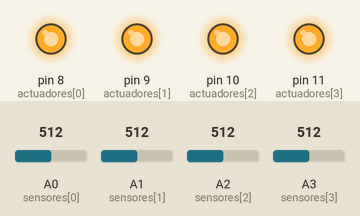
A sketch run on a simulated Arduino Uno, built with avr-gcc and run on an emulated ATmega328P. On the bench: output pins drawn as LEDs (lit = HIGH). The test bench sets the inputs (shaded band); at power-on: A0 (sensores[0]) = 512, A1 (sensores[1]) = 512, A2 (sensores[2]) = 512, A3 (sensores[3]) = 512. What the sketch prints to the serial monitor is not drawn.

Above: at 1.2 s.
1.3 s: A0 (sensores[0]) set to 495
At 2.0 s:
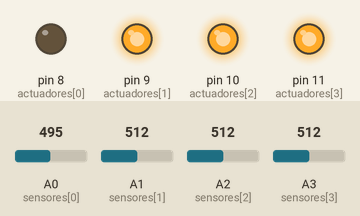
2.8 s: A1 (sensores[1]) set to 501
At 3.1 s:
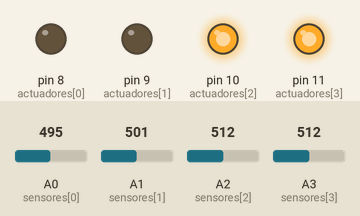
4.3 s: A2 (sensores[2]) set to 505
At 5.5 s:
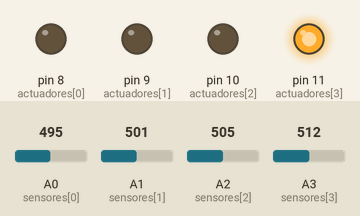
5.8 s: A3 (sensores[3]) set to 306
At 6.5 s:
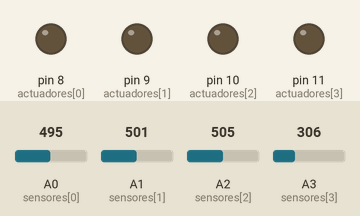
7.3 s: A2 (sensores[2]) set to 716
At 7.8 s:
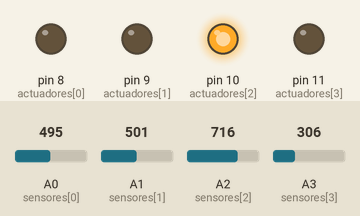
8.8 s: A1 (sensores[1]) set to 716
At 10.2 s:
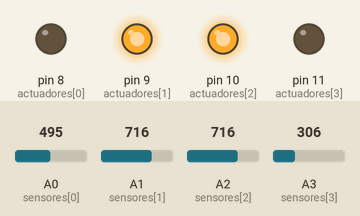
Timing chart, 0 to 11.3 s (numbered marks = the images above; inputs shaded):
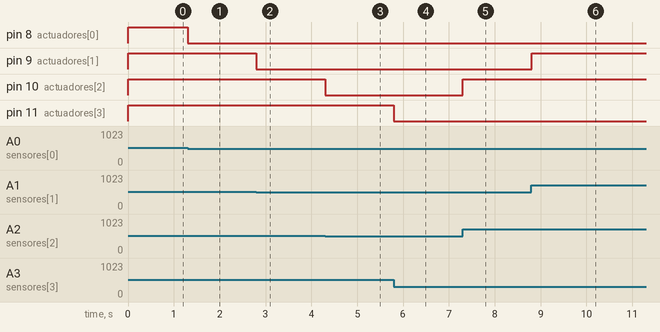

The sketch:

P2_Potenciometro.ino
```cpp
int sensores[] = {A0, A1, A2, A3};
int actuadores[] = {8, 9, 10, 11};
int i;

void setup() {//configurados como salida
  Serial.begin(9600); // enviar y recibir datos por el serial
  Serial.setTimeout(100); // tiempo de espera para las lecturas de arduino
  for (i = 0; i < 4; i++) {
    pinMode(actuadores[i], OUTPUT);
  }
}

int valor;
void loop() { //lee y guarda los valores
  for (i = 0; i < 4; i++) {
    valor = analogRead(sensores[i]);

    valor = int(valor / 512);
    Serial.print(valor);

    digitalWrite(actuadores[i], valor);
  }
}
```

Measured:
- the behaviour switches between 512 and 511 on A0 (sensores[0]) (found by bisection; images 0 and 1)
- the behaviour switches between 512 and 511 on A1 (sensores[1]) (found by bisection; images 1 and 2)
- the behaviour switches between 512 and 511 on A2 (sensores[2]) (found by bisection; images 2 and 3)
- after the input at 1.3 s, pin 8 (actuadores[0]): HIGH → LOW at once
- after the input at 2.8 s, pin 9 (actuadores[1]): HIGH → LOW at once
- after the input at 4.3 s, pin 10 (actuadores[2]): HIGH → LOW at once
- after the input at 5.8 s, pin 11 (actuadores[3]): HIGH → LOW at once
- after the input at 7.3 s, pin 10 (actuadores[2]): LOW → HIGH at once
- after the input at 8.8 s, pin 9 (actuadores[1]): LOW → HIGH at once
